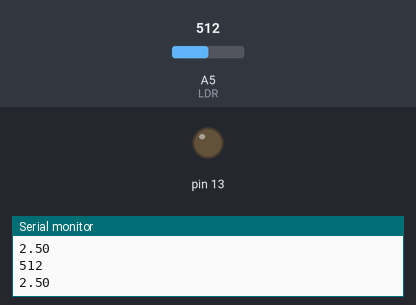
The sketch below on a simulated Arduino Uno, built with avr-gcc and run on an emulated ATmega328P. On the bench: output pins drawn as LEDs (lit = HIGH), the last lines printed to the serial monitor. Inputs (shaded band) come from the test bench; at power-on: A5 (LDR) = 512.

Above: at 1.8 s.
1.9 s: A5 (LDR) set to 210
3.4 s: A5 (LDR) set to 184
At 5.2 s:
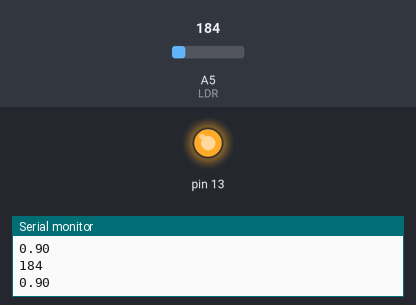
5.5 s: A5 (LDR) set to 306
At 7.0 s:
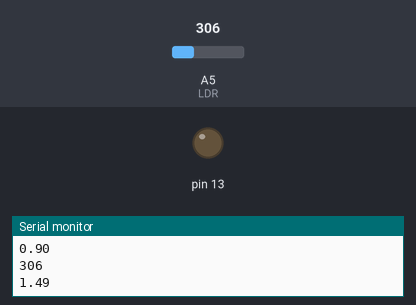
7.5 s: A5 (LDR) set to 190
At 8.6 s:
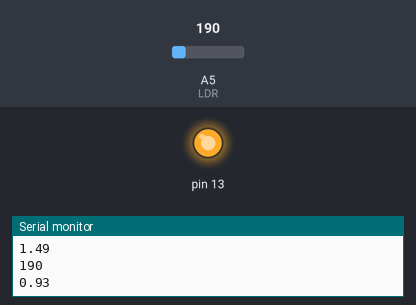
Timing chart, 0 to 10.5 s (numbered marks = the images above; inputs shaded):
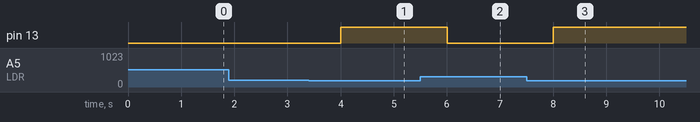

The sketch:

ldr.ino.ino
```cpp
int LDR =A5;
int val;
float voltage;
void setup() {
  pinMode(A5, INPUT);
  pinMode(13, OUTPUT);
  Serial.begin(9600);
  }
 void loop(){
  val = analogRead(LDR);
  voltage = 0.00488*val;
  if (val <= 200){
    digitalWrite(13, HIGH);
          Serial.println(val);
          Serial.println(voltage);
          delay(1000);

    }
    else{
      digitalWrite(13, LOW);
            Serial.println(val);
            Serial.println(voltage);
          delay(1000);
      }
}
```

Measured:
- the behaviour switches between 201 and 200 on A5 (LDR) (found by bisection; images 0 and 1)
- after the input at 3.4 s, pin 13: LOW → HIGH after 0.60 s
- after the input at 5.5 s, pin 13: HIGH → LOW after 0.50 s
- after the input at 7.5 s, pin 13: LOW → HIGH after 0.51 s
